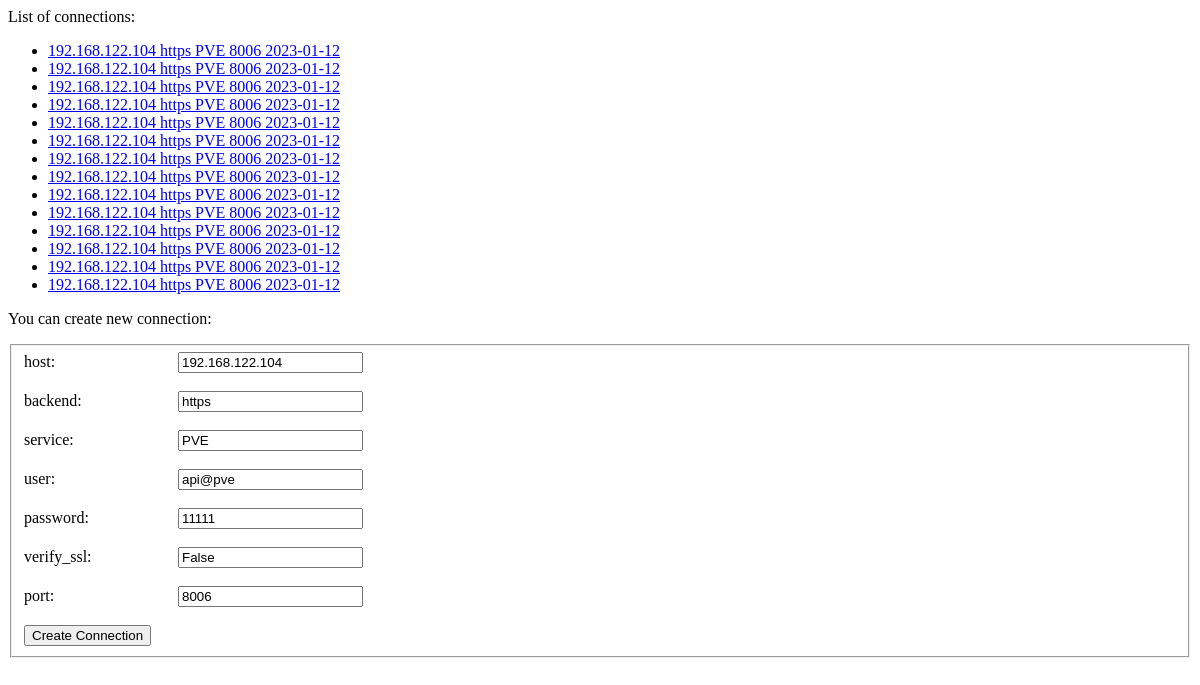
Page /connection/ on the earlier database version.
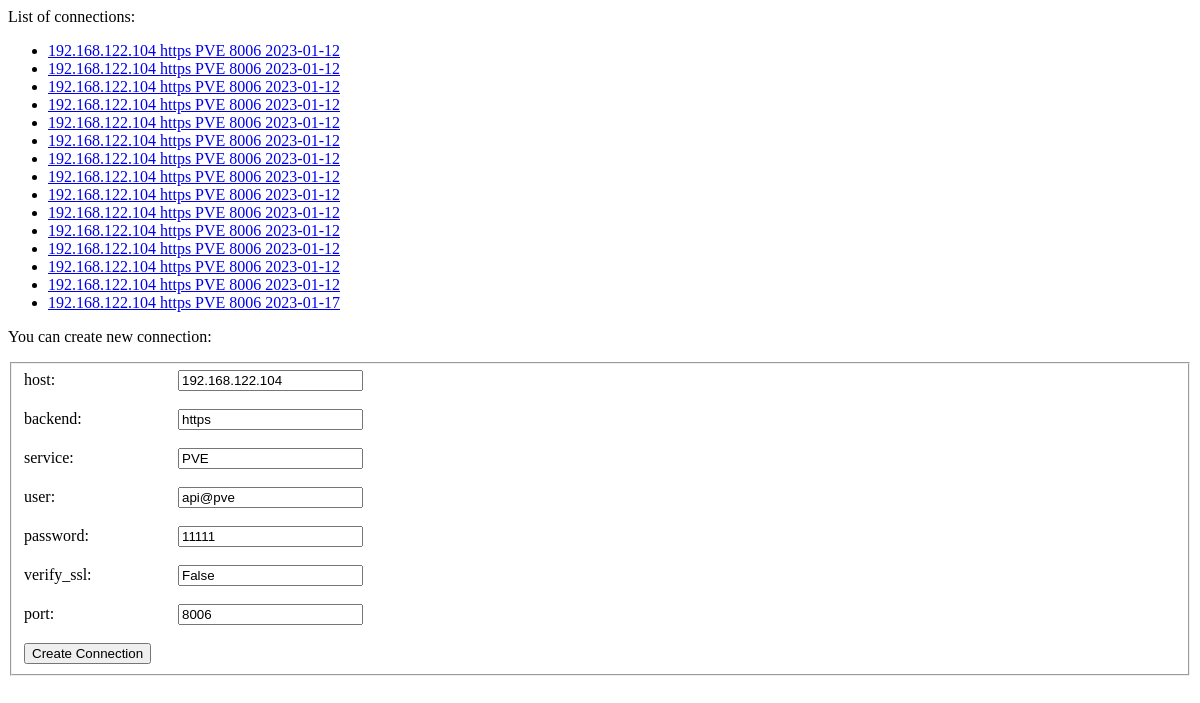
Same page on the later database version.
### connection/models.py (models this page shows)
class Connection(models.Model):
    host = models.CharField(max_length=200)
    backend = models.CharField(max_length=200)
    service = models.CharField(max_length=200)
    user = models.CharField(max_length=200)
    password  = models.CharField(max_length=200)
    verify_ssl = models.BooleanField(max_length=200)
    port = models.IntegerField()
    date = models.DateField()
    def __str__(self):
        return self.host + " " + self.backend + " " + self.service + " " +  str(self.port) + " " + str(self.date)

### connection/views.py (the view)
# urls.py: path('', views.index, name='index'),
def index(request):
    if request.method == "POST":
    	logger.warning("POST")
    	create_connection(request)
    	return HttpResponseRedirect(reverse('connection:index'))
    else:
    	logger.warning("NOT POST")
    latest_connection_list = Connection.objects.all()
    context = {'latest_connection_list': latest_connection_list}
    return render(request, 'connection/index.html', context)

### connection/templates/connection/index.html (shortened to what this page needs)
<html>
  <head>
  </head>
{% if latest_connection_list %}
    <p> List of connections: </p>
    <ul>
	{% for connection in latest_connection_list %}
		<li><a href="{% url 'connection:detail' connection.id %}">{{ connection }}</a></li>
	{% endfor %}
    </ul>
{% else %}
    <p>No connections are available.</p>
{% endif %}
<p> You can create new connection:</p>
<form method="post">
<fieldset>
	<label for="host"> host: </label>
	<input type="text" id="host" name="host" value="192.168.122.104"><br><br>
	<label for="host"> backend: </label>
	<input type="text" id="backend" name="backend" value="https"><br><br>
	<label for="host"> service: </label>
	<input type="text" id="service" name="service" value="PVE"><br><br>
	<label for="host"> user: </label>
	<input type="text" id="user" name="user" value="api@pve"><br><br>
	<label for="host"> password: </label>
	<input type="text" id="password" name="password" value="11111"><br><br>
	<label for="host"> verify_ssl: </label>
	<input type="text" id="verify_ssl" name="verify_ssl" value="False"><br><br>
	<label for="host"> port: </label>
	<input type="text" id="port" name="port" value="8006"><br><br>
	<input type="submit" value="Create Connection">
</fieldset>
</form>
</html>

Differences in the rows shown:
added Connection: host+backend+service "192.168.122.104 https PVE 8006 2023-01-17"
